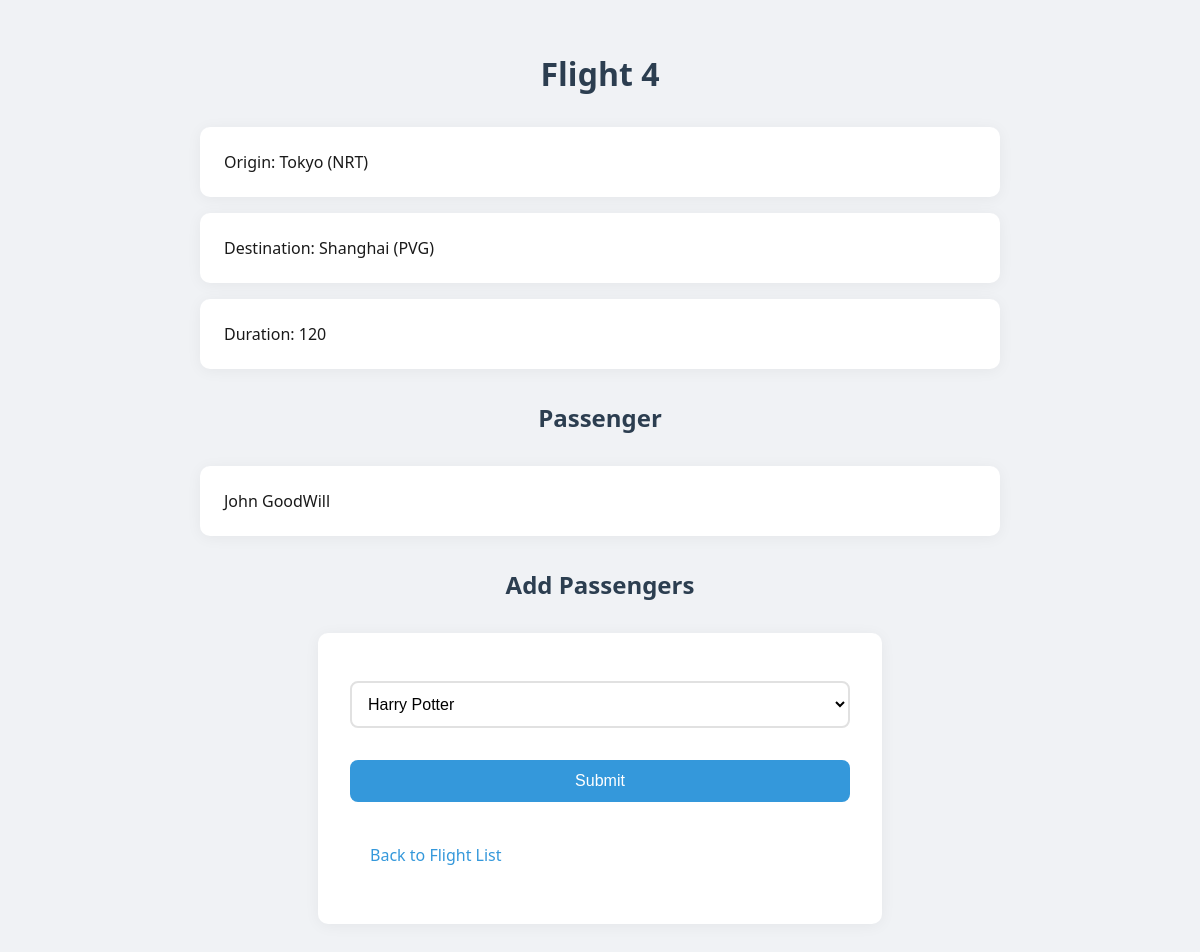
Page /flight/4 on the committed database.
### flights/models.py (models this page shows, shortened)
class Flight(models.Model):
    origin = models.ForeignKey(Airport, on_delete=models.CASCADE, related_name="departures")
    destination = models.ForeignKey(Airport, on_delete=models.CASCADE, related_name="arrivals")
    duration = models.IntegerField()

class Airport(models.Model):
    code = models.CharField(max_length=3)
    city = models.CharField(max_length=64)
    def __str__(self):
        return f"{self.city} ({self.code})"

class Passenger(models.Model):
    first= models.CharField(max_length=64)
    last= models.CharField(max_length=64)
    flights= models.ManyToManyField(Flight,blank=True,related_name="passenger")
    def __str__(self):
        return f"{self.first} {self.last}"

### flights/views.py (the view)
# urls.py: path("flight/", include ("flights.urls")),
def flight(request,flight_id):
    flight=Flight.objects.get(pk=flight_id)
    return render(request,"flights/flight.html",{
        "flight":flight,
        "passengers":flight.passenger.all(),
        "non_passengers":Passenger.objects.exclude(flights=flight).all()
    })

### flights/templates/flights/flight.html (shortened to what this page needs)
{% extends "flights/layout.html"%}
{% block body%}
<h1> Flight {{flight.id}} </h1>
<ul>
    <li> Origin: {{flight.origin}}</li>
    <li> Destination: {{flight.destination}} </li>
    <li> Duration: {{flight.duration}}</li>
    <h2> Passenger </h2>
    <ul>
        {% for passenger in passengers%}
        <li>{{passenger}}</li>
        {%empty%}
        <li>No passengers</li>
        {%endfor%}
    </ul>
    <h2> Add Passengers</h2>
    <form action = "{%url 'book' flight.id%}" method= "post">
        <select name = passenger>
            {% for passenger in non_passengers%}
            <option value="{{passenger.id}}" >{{passenger}}</option>
            {%endfor%}
        </select>
        <input type="submit">
    <a href="{%url 'index'%}">Back to Flight List</a>
{% endblock%}

### flights/static/flights/styles.css (style rules this page uses)
body { font-family: 'Segoe UI', system-ui, -apple-system, sans-serif; background-color: #f0f2f5; margin: 0; padding: 20px; color: #1a1a1a; }
h1, h2 { color: #2c3e50; text-align: center; margin: 2rem 0; font-weight: 600; }
ul { list-style-type: none; padding: 0; max-width: 800px; margin: 0 auto; }
li { background-color: white; margin: 1rem 0; padding: 1.5rem; border-radius: 10px; box-shadow: 0 2px 15px rgba(0, 0, 0, 0.05); transition: all 0.3s ease; }
select { width: 100%; padding: 12px; border: 2px solid #e1e1e1; border-radius: 8px; font-size: 1rem; margin: 1rem 0; background-color: white; cursor: pointer; transition: border-color 0.3s ease; }
input[type="submit"] { background-color: #3498db; color: white; padding: 12px 24px; border: none; border-radius: 8px; font-size: 1rem; cursor: pointer; transition: background-color 0.3s ease; margin: 1rem 0; display: block; width: 100%; }
a { color: #3498db; text-decoration: none; display: inline-block; margin: 1rem 0; padding: 10px 20px; border-radius: 6px; transition: background-color 0.3s ease; }
form { background-color: white; padding: 2rem; border-radius: 10px; box-shadow: 0 2px 15px rgba(0, 0, 0, 0.05); max-width: 500px; margin: 2rem auto; }

### rows in the picture
Flight: id "4", origin "Tokyo (NRT)", destination "Shanghai (PVG)", duration "120"
Passenger: first+last "John GoodWill"

### other values in the picture
form field passenger "Harry Potter"
